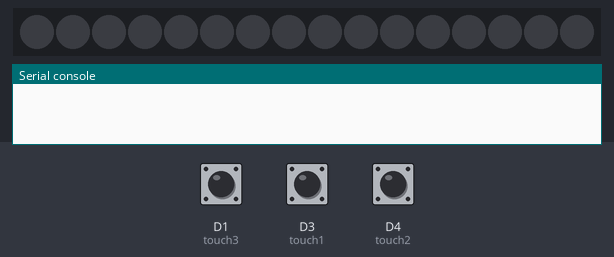
A program run on a simulated CircuitPython board. Shown: 16 RGB LEDs in strip order, left to right, the last lines printed to the serial console. The test bench sets the inputs (shaded band); at power-on: D3 (touch1) LOW, D1 (touch3) LOW, D4 (touch2) LOW. Dim RGB values are drawn brighter than linear; touch pads read as touched when driven HIGH.

Above: at 1.2 s.
1.3 s: D3 (touch1) pulled HIGH for 0.15 s
At 1.77 s:
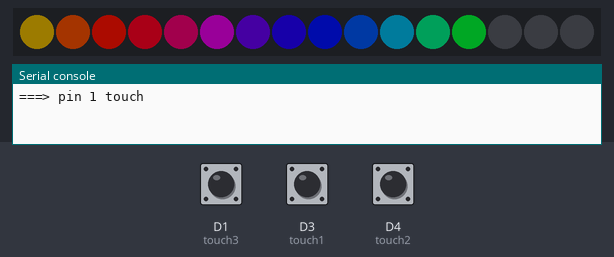
3.6 s: D1 (touch3) pulled HIGH for 0.15 s
At 3.71 s:
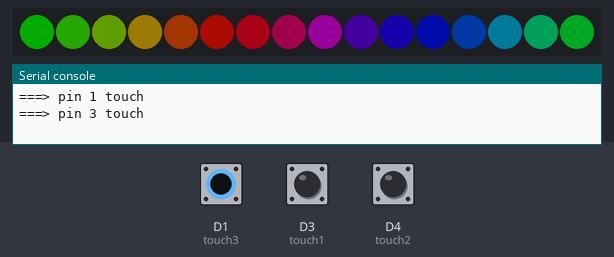
5.3 s: D4 (touch2) pulled HIGH for 0.15 s
At 5.42 s:
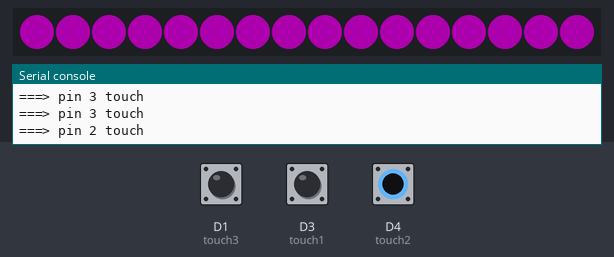
7.0 s: D3 (touch1) pulled HIGH for 3.2 s
At 7.77 s:
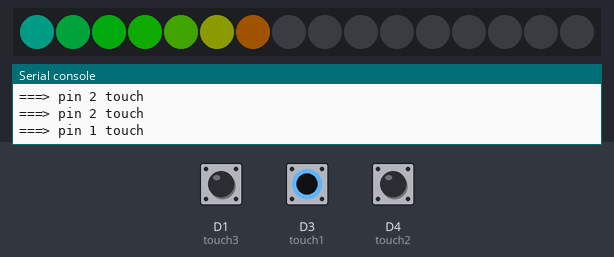
11.7 s: D3 (touch1) pulled HIGH for 1 s
At 12.48 s:
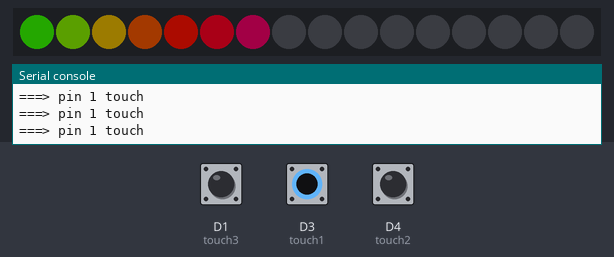
14.8 s: D3 (touch1) pulled HIGH for 0.15 s
At 15.27 s:
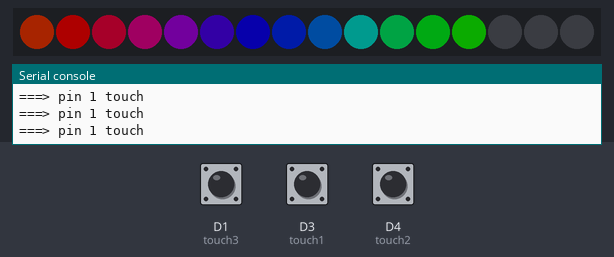
Timing chart, 0 to 17.8 s (numbered marks = the images above; inputs shaded):
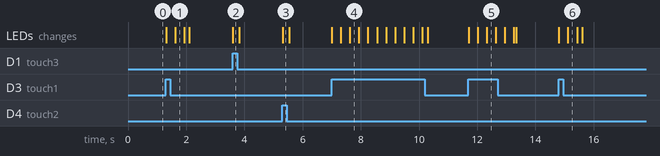

Measured:
- after the input at 1.3 s, the LEDs: first change at once (image 1 shows a later state)
- after the input at 3.6 s, the LEDs: change at once (image 2)
- after the input at 5.3 s, the LEDs: change at once (image 3)
- after the input at 7.0 s, the LEDs: first change at once (image 4 shows a later state)
- after the input at 11.7 s, the LEDs: first change at once (image 5 shows a later state)
- after the input at 14.8 s, the LEDs: first change at once (image 6 shows a later state)

The program:

main.py
```python
# Trinket IO demo
# Welcome to CircuitPython 3.1.1 :)

import board
from digitalio import DigitalInOut, Direction, Pull
import touchio
import time
import neopixel


touchBoard = DigitalInOut(board.D2)
touchBoard.direction = Direction.INPUT
touchBoard.pull = Pull.UP

# Facepalm
# Capacitive touch on D3
touch1 = touchio.TouchIn(board.D3)
touch2 = touchio.TouchIn(board.D4)
touch3 = touchio.TouchIn(board.D1)

# NeoPixel strip (of 16 LEDs) connected on D4
NUMPIXELS = 16
neopixels = neopixel.NeoPixel(board.D0, NUMPIXELS, brightness=0.2, auto_write=False)


######################### HELPERS ##############################


# Helper to give us a nice color swirl
def wheel(pos):
    # Input a value 0 to 255 to get a color value.
    # The colours are a transition r - g - b - back to r.
    if (pos < 0):
        return (0, 0, 0)
    if (pos > 255):
        return (0, 0, 0)
    if (pos < 85):
        return (int(pos * 3), int(255 - (pos*3)), 0)
    elif (pos < 170):
        pos -= 85
        return (int(255 - pos*3), 0, int(pos*3))
    else:
        pos -= 170
        return (0, int(pos*3), int(255 - pos*3))

######################### MAIN LOOP ##############################

def up_and_down_leds():
    for p in range(NUMPIXELS):
        idx = int ((p * 256 / NUMPIXELS) + i)
        neopixels[p] = wheel(idx & 255)
        neopixels.show()
        time.sleep(0.025)
    for p in range(NUMPIXELS):
        neopixels[NUMPIXELS - p - 1] = (0,0,0)
        neopixels.show()
        time.sleep(0.025)
    # neopixels.show()

def blink_leds():
    for round in range(0, 4):
      for p in range(NUMPIXELS):
          neopixels[p] = (255,0,255)
      neopixels.show()
      time.sleep(0.025)
      for p in range(NUMPIXELS):
          neopixels[p] = (0,0,0)

def rainbow_swirl():
    i = 0
    for round in range(0, 4):
      for p in range(NUMPIXELS):
          idx = int ((p * 256 / NUMPIXELS) + i)
          neopixels[p] = wheel(idx & 255)
      neopixels.show()
      time.sleep(0.025)

i = 0
check_interval = 0.01
last_check = 0

while True:
    if(time.monotonic() - check_interval > last_check):
        i += 1
        last_check = time.monotonic()
        # if touchBoard.value:
        #     print("---> board touch")
        #     swirl_leds()

        if touch1.value:
            print("===> pin 1 touch")
            up_and_down_leds()

        if touch2.value:
            print("===> pin 2 touch")
            blink_leds()

        if touch3.value:
            print("===> pin 3 touch")
            rainbow_swirl()
    else:
      for p in range(NUMPIXELS):
        neopixels[NUMPIXELS - p - 1] = (0,0,0)
      neopixels.show()
      time.sleep(0.025)
```
